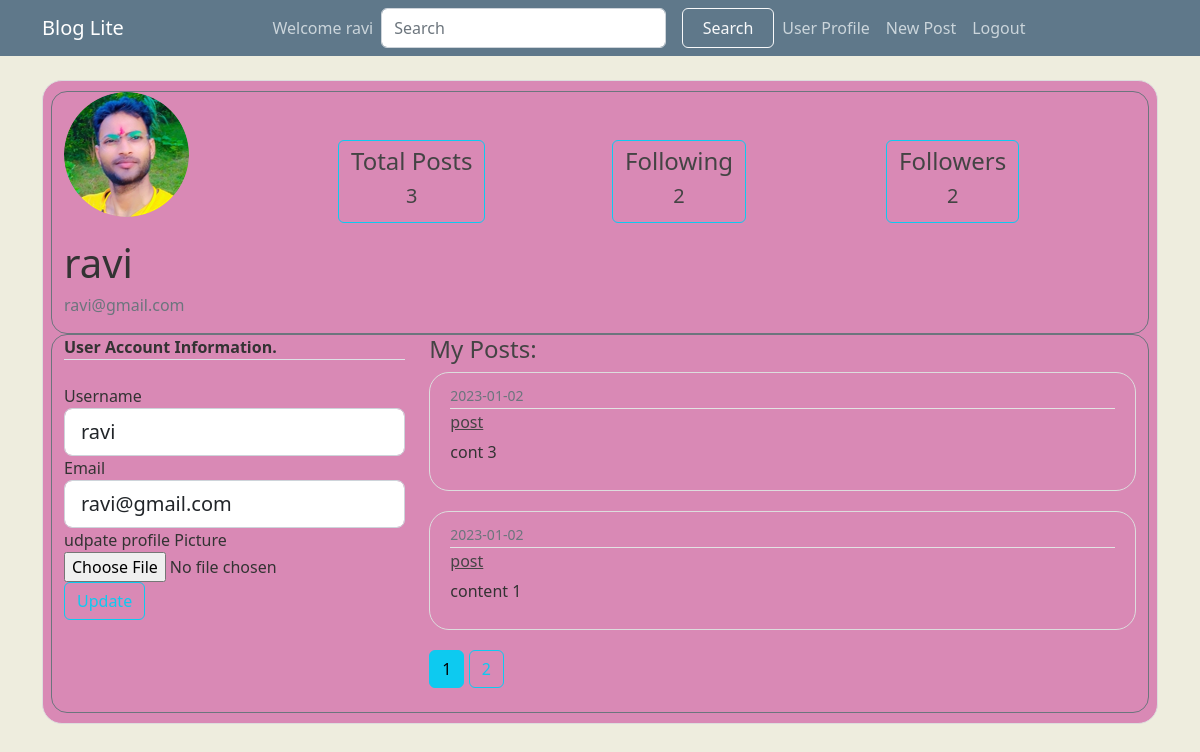
The page /profile/ (signed in) on the database its author committed.
### flaskblog/models.py (models this page shows, shortened)
class User(db.Model,UserMixin):
    id = db.Column(db.Integer, primary_key=True)
    username = db.Column(db.String(20), unique=True, nullable=False)
    email = db.Column(db.String(120), unique=True, nullable=False)
    image_file = db.Column(db.String(20), nullable=False, default='default.jpg')
    password = db.Column(db.String(60), nullable=False)
    posts = db.relationship('Post', backref='author', lazy=True)
    followed = db.relationship('User',
                               secondary=followers,
                               primaryjoin=(followers.c.follower_id == id),
                               secondaryjoin=(followers.c.followed_id == id),
                               backref=db.backref('followers')
                               )

class Post(db.Model):
    id = db.Column(db.Integer, primary_key=True)
    title = db.Column(db.String(100), nullable=False)
    post_image = db.Column(db.String(20),nullable=False,default='default_post.jpg')
    date_posted = db.Column(db.DateTime, nullable=False, default=datetime.utcnow)
    content = db.Column(db.Text, nullable=False)
    user_id = db.Column(db.Integer, db.ForeignKey('user.id'), nullable=False)
    likes = db.relationship('Like',       backref='post')

### flaskblog/routes.py (the view)
@app.route("/profile/", methods=['POST', 'GET'])
@login_required
def profile():
    form = UpdateAccountForm()
    if form.validate_on_submit():
        if form.image_file.data:
            picture_file = save_picture(form.image_file.data)
            current_user.image_file = picture_file
        current_user.username = form.username.data
        current_user.email = form.email.data
        db.session.commit()
        flash("Your account details were successfully updated.", "success")
        return redirect(url_for("profile"))
    elif request.method == "GET":
        form.username.data = current_user.username
        form.email.data = current_user.email
    page = request.args.get('page', 1, type=int)
    following = len(current_user.followed)
    followers = len(current_user.followers)
    user = User.query.filter_by(username=current_user.username).first_or_404()
    posts = Post.query.filter_by(author=user)\
        .order_by(Post.date_posted.desc())\
        .paginate(page=page, per_page=2)
    image_file = url_for(
        "static", filename="profile_pics/" + current_user.image_file)
    return render_template("profile.html", title="User Profile", posts=posts, image_file=image_file, form=form,following=following,followers=followers)

### flaskblog/forms.py (shortened to what this page needs)
class UpdateAccountForm(FlaskForm):
    username = StringField('Username',              validators=[DataRequired(), Length(min=2, max=20)])
    email =    StringField('Email',                 validators=[DataRequired(), Email()])
    image_file =  FileField("udpate profile Picture",  validators=[FileAllowed(['jpg','jpeg', 'png'])])
    submit =   SubmitField('Update')

### flaskblog/models.py (called while the page is built)
@login_manager.user_loader
def load_user(user_id):
    return User.query.get(int(user_id))

### flaskblog/templates/profile.html (shortened to what this page needs)
{% extends  "layout.html" %}
{% block content %}
  <div class="content-section">
    <div class="row border border-secondary rounded-4">
      <div class="media col-md-3">
        <img src="{{ image_file }}" alt="user image" class="rounded-circle account-img">
        <div class="media-body">
          <div class="account-heading">
            {{ current_user.username }}
          </div>
          <p class="text-secondary">{{ current_user.email }}</p>
        </div>
      </div>
      <div class="col-md-3 mt-5">
        <a href="{{ url_for('user_posts', username=current_user.username) }}" role="button" class="btn btn-outline-info">
        <h4>Total Posts</h4>
        <h5>{{ posts.total }}</h5>
        </a>
      </div>
      <div class="col-md-3 mt-5">
        <a href="{{ url_for('following') }}" role="button" class="btn btn-outline-info">
          <h4>Following</h4>
          <h5>{{ following }}</h5>
          </a>
      </div>
      <div class="col-md-3 mt-5">
        <a href="{{ url_for('followers') }}" role="button" class="btn btn-outline-info">
          <h4>Followers</h4>
          <h5>{{ followers }}</h5>
          </a>
      </div>
    </div>
    <div class="row border border-secondary rounded-4">
      <div class="col-md-4">
        <form action="" method = "POST"  enctype="multipart/form-data">
          <fieldset class="form-group">
             <div class="border-bottom mb-4"><b>User Account Information.</b></div>
             <div class="form-group">
                {{ form.username.label(class="form-control-label usenamefield") }}
                {% if form.username.errors %}
                  {{ form.username(class="form-control form-control-lg is-invalid") }}
                   <div class="invalid-feedback">
                       {% for error in form.username.errors %}
                       <span>{{error}}</span>
                        {% endfor %}
                      </div>
                  {% else %}
                     {{ form.username(class="form-control form-control-lg") }}
                {% endif %}
             </div>
             <div class="form-group">
              {{ form.email.label(class="form-control-label") }}
              {% if form.email.errors %}
                  {{ form.email(class="form-control form-control-lg is-invalid") }}
                   <div class="invalid-feedback">
                       {% for error in form.email.errors %}
                       <span>{{error}}</span>
                        {% endfor %}
                      </div>
                  {% else %}
                     {{ form.email(class="form-control form-control-lg") }}
                {% endif %}
           </div>
           <div class="form-group">
            {{ form.image_file.label() }}
            {{ form.image_file(class="form-control-file") }}
            </div>
          </fieldset>
          <div class="form-group">
              {{ form.submit(class="btn btn-outline-info")}}
          </div>
      </form>
      </div>
      <div class="col-md-8">
        <h4>My Posts:</h4>
    {% for post in posts.items %}
        <article class="media content-section">
          <div class="media-body">
            <div class="article-metadata">
              <small class="text-muted">{{ post.date_posted.strftime('%Y-%m-%d') }}</small>
            </div>
            <h6><a class="article-title" href="{{ url_for('post', post_id=post.id) }}">{{ post.title }}</a></h6>
            <p class="article-content">{{ post.content }}</p>
          </div>
        </article>
    {% endfor %}
    {% for page_num in posts.iter_pages(left_edge=1, right_edge=1, left_current=1, right_current=2) %}
      {% if page_num %}
        {% if posts.page == page_num %}
          <a class="btn btn-info mb-4" href="{{ url_for('profile', username=current_user.username, page=page_num) }}">{{ page_num }}</a>
        {% else %}
          <a class="btn btn-outline-info mb-4" href="{{ url_for('profile', username=current_user.username, page=page_num) }}">{{ page_num }}</a>
        {% endif %}
      {% else %}
        ...
      {% endif %}
    {% endfor %}
      </div>
    </div>
  </div>
{% endblock content %}

### flaskblog/templates/layout.html (shortened to what this page needs)
<!DOCTYPE html>
<html lang="en">
<head>
  <link rel="stylesheet" href="https://cdnjs.cloudflare.com/ajax/libs/font-awesome/4.7.0/css/font-awesome.min.css">
  <link href="https://cdn.jsdelivr.net/npm/bootstrap@5.2.3/dist/css/bootstrap.min.css" rel="stylesheet"
>
  <link rel="stylesheet" href="{{url_for('static',filename='main.css')}}">
</head>
<body>
  <header class="site-header">
    <nav class="navbar navbar-expand-md navbar-dark bg-steel fixed-top">
      <div class="container">
        <a class="navbar-brand mr-4" href="/"> Blog Lite</a>
        <div class="collapse navbar-collapse" id="navbarToggle">
          <div class="navbar-nav mx-auto">
            {% if current_user.is_authenticated %}
            <a class="nav-item nav-link" href="{{ url_for('profile') }}">Welcome {{current_user.username}}</a>
            <form action="{{url_for('search')}}" method="POST" class="d-flex mr-5" role="search">
              <input class="form-control me-3" name="search" type="search" placeholder="Search" aria-label="Search">
              <button class="btn btn-outline-light" type="submit">Search</button>
            </form>
            <a class="nav-item nav-link" href="{{ url_for('profile') }}">User Profile</a>
            <a class="nav-item nav-link" href="{{ url_for('new_post')}}">New Post</a>
            <a class="nav-item nav-link" href="{{ url_for('logout') }}">Logout</a>
            {% else %}
            <a class="nav-item nav-link" href="{{ url_for('login') }}">Login</a>
            <a class="nav-item nav-link" href="{{ url_for('register') }}">Register</a>
            {% endif %}
          </div>
        </div>
      </div>
    </nav>
  </header>
  <main role="main" class="container">
    <div class="row">
      <div class="col md-8">
        {% block content %}{% endblock %}
      </div>
    </div>
  </main>
</body>
</html>

### flaskblog/static/main.css (style rules this page uses)
body { background: #EEEDDE; color: #333333; margin-top: 5rem; }
h1, h2, h3, h4, h5, h6 { color: #444444; }
.bg-steel { background-color: #5f788a; }
.site-header .navbar-nav .nav-link { color: #cbd5db; }
.content-section { background: #D989B5; padding: 10px 20px; border: 1px solid #dddddd; border-radius: 20px; margin-bottom: 20px; }
.article-title { color: #444444; }
.article-content { white-space: pre-line; }
.article-metadata { padding-bottom: 1px; margin-bottom: 4px; border-bottom: 1px solid #e3e3e3 }
.account-img { height: 125px; width: 125px; margin-right: 20px; margin-bottom: 16px; }
.account-heading { font-size: 2.5rem; }
img { height: fit-content; }
button { background: blue; border: none; padding: 5px 10px; color: whitesmoke; width: 120px; border-radius: 5px; transition: all .3s ease-in; }

### rows shown on the page
User: username "ravi", email "ravi@gmail.com"
Post: date_posted "2023-01-02", title "post", content "cont 3"
Post: date_posted "2023-01-02", title "post", content "content 1"

### other values the page prints
{{ posts.total }} "3"
{{ following }} "2"
{{ followers }} "2"
{{ page_num }} "1"
